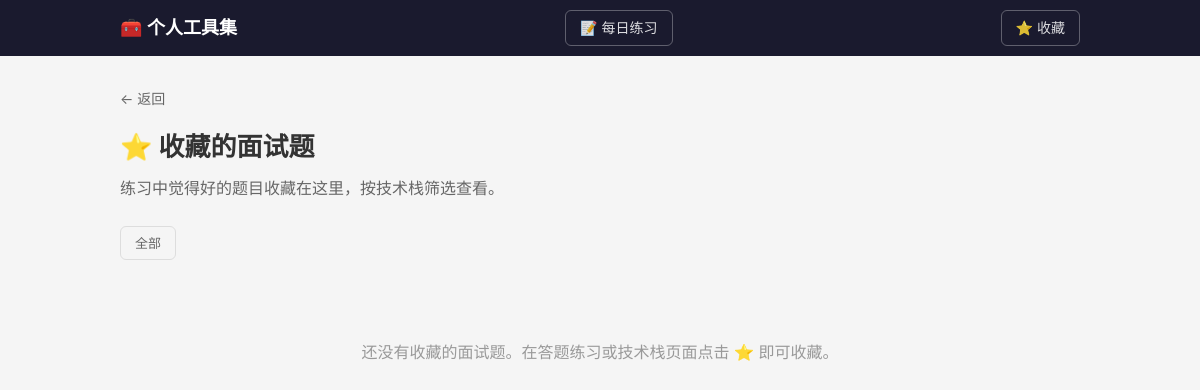
The app's page /skillset/favorites?stack_id=1, older data.
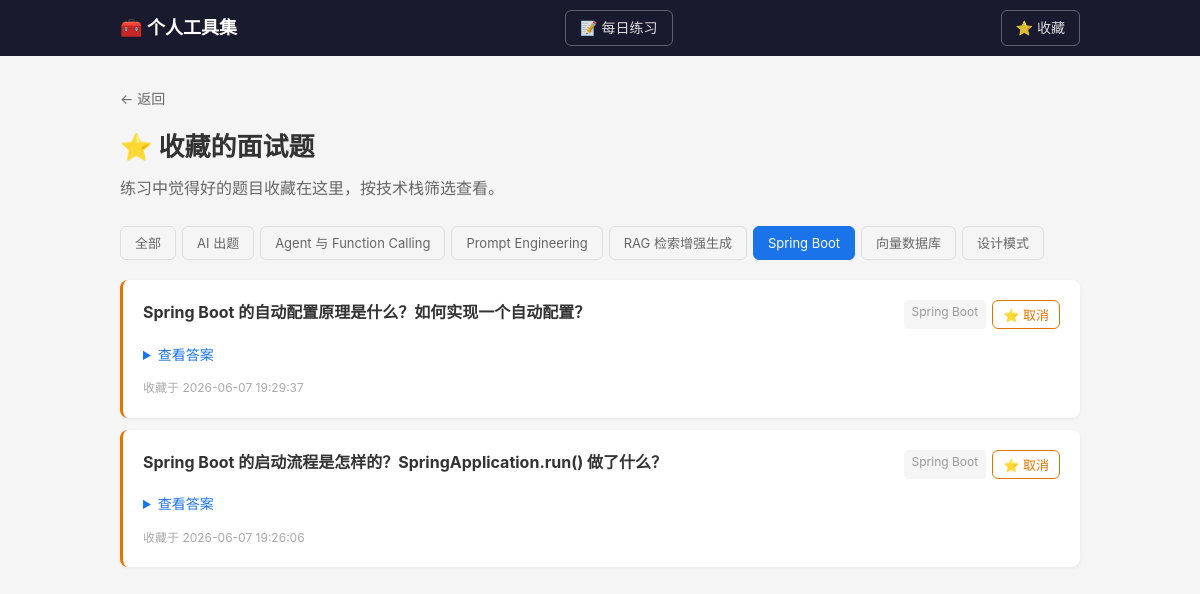
The same page, newer data.
### tables this page shows
CREATE TABLE stack (
            id INTEGER PRIMARY KEY AUTOINCREMENT,
            tool_id INTEGER NOT NULL,
            name TEXT NOT NULL,
            description TEXT DEFAULT '',
            sort_order INTEGER DEFAULT 0,
            is_deprecated INTEGER DEFAULT 0,
            created_at TIMESTAMP DEFAULT CURRENT_TIMESTAMP, group_name TEXT DEFAULT '',
            FOREIGN KEY (tool_id) REFERENCES tool(id) ON DELETE CASCADE,
            UNIQUE(tool_id, name)
        );

CREATE TABLE favorite (
            id INTEGER PRIMARY KEY AUTOINCREMENT,
            entry_id INTEGER NOT NULL UNIQUE,
            created_at TIMESTAMP DEFAULT CURRENT_TIMESTAMP,
            FOREIGN KEY (entry_id) REFERENCES entry(id) ON DELETE CASCADE
        );

CREATE TABLE entry (
            id INTEGER PRIMARY KEY AUTOINCREMENT,
            stack_id INTEGER NOT NULL,
            title TEXT NOT NULL,
            content TEXT DEFAULT '',
            tags TEXT DEFAULT '',
            entry_type TEXT DEFAULT 'note',
            created_at TIMESTAMP DEFAULT CURRENT_TIMESTAMP,
            updated_at TIMESTAMP DEFAULT CURRENT_TIMESTAMP,
            FOREIGN KEY (stack_id) REFERENCES stack(id) ON DELETE CASCADE
        );

### tools/skillset/routes.py (the view)
@bp.route("/favorites")
def favorite_list():
    stack_id = request.args.get("stack_id", type=int)
    favorites = Favorite.get_all(stack_id)
    stacks = Favorite.get_stacks()
    return render_template("favorites.html", favorites=favorites, stacks=stacks, current_stack=stack_id)

### app.py (called while the page is built)
@app.template_filter("markdown")
def markdown_filter(text):
    return markdown.markdown(
        text,
        extensions=["fenced_code", "tables", "codehilite"],
    )

### db.py (called while the page is built)
def get_db():
    conn = sqlite3.connect(str(DB_PATH))
    conn.row_factory = sqlite3.Row
    conn.execute("PRAGMA foreign_keys = ON")
    return conn

### tools/skillset/models.py (called while the page is built, shortened)
    @staticmethod
    def get_all(stack_id=None):
        db = get_db()
        if stack_id:
            return db.execute(
                'SELECT e.*, s.name as stack_name, f.created_at as fav_at '
                'FROM favorite f JOIN entry e ON f.entry_id = e.id '
                'JOIN stack s ON e.stack_id = s.id '
                'WHERE s.id = ? ORDER BY f.created_at DESC',
                (stack_id,),
            ).fetchall()

    @staticmethod
    def get_stacks():
        db = get_db()
        return db.execute(
            'SELECT DISTINCT s.id, s.name FROM favorite f '
            'JOIN entry e ON f.entry_id = e.id '
            'JOIN stack s ON e.stack_id = s.id ORDER BY s.name'
        ).fetchall()

### templates/skillset/favorites.html (shortened to what this page needs)
{% extends "base.html" %}
{% block content %}
<div class="container">
    <a href="javascript:history.back()" class="back-link">← 返回</a>
    <h1>⭐ 收藏的面试题</h1>
    <p class="desc">练习中觉得好的题目收藏在这里，按技术栈筛选查看。</p>
    <div class="fav-filter">
        <a href="{{ url_for('.favorite_list') }}" class="fav-tab {% if not current_stack %}active{% endif %}">全部</a>
        {% for s in stacks %}
        <a href="{{ url_for('.favorite_list', stack_id=s.id) }}" class="fav-tab {% if current_stack == s.id %}active{% endif %}">{{ s.name }}</a>
        {% endfor %}
    </div>
    {% if favorites %}
    <div class="entry-list">
        {% for e in favorites %}
        <div class="entry-item interview-item">
            <div class="entry-header">
                <h3>{{ e.title }}</h3>
                <div class="entry-actions">
                    <span class="fav-stack">{{ e.stack_name }}</span>
                    <form method="POST" action="{{ url_for('.favorite_toggle', entry_id=e.id) }}">
                        <button type="submit" class="btn btn-sm btn-fav-active">⭐ 取消</button>
                    </form>
                </div>
            </div>
            <details class="interview-answer">
                <summary>查看答案</summary>
            </details>
            <div class="entry-meta">收藏于 {{ e.fav_at }}</div>
        </div>
        {% endfor %}
    </div>
    {% else %}
    <p class="empty">还没有收藏的面试题。在答题练习或技术栈页面点击 ⭐ 即可收藏。</p>
    {% endif %}
</div>
{% endblock %}

Row changes from the older to the newer data that the page shows:
added stack: name "AI 出题"
now on this page (row unchanged): stack: name "Agent 与 Function Calling"
now on this page (row unchanged): stack: name "Prompt Engineering"
now on this page (row unchanged): stack: name "RAG 检索增强生成"
now on this page (row edited): stack: name "Spring Boot"
now on this page (row unchanged): stack: name "向量数据库"
now on this page (row unchanged): stack: name "设计模式"
added favorite: title "Spring Boot 的自动配置原理是什么？如何实现一个自动配置？", stack_name "Spring Boot", fav_at "2026-06-07 19:29:37"
added favorite: title "Spring Boot 的启动流程是怎样的？SpringApplication.run() 做了什么？", stack_name "Spring Boot", fav_at "2026-06-07 19:26:06"
Text that changed along with them:
text no longer shown: "还没有收藏的面试题。在答题练习或技术栈页面点击 ⭐ 即可收藏。"
